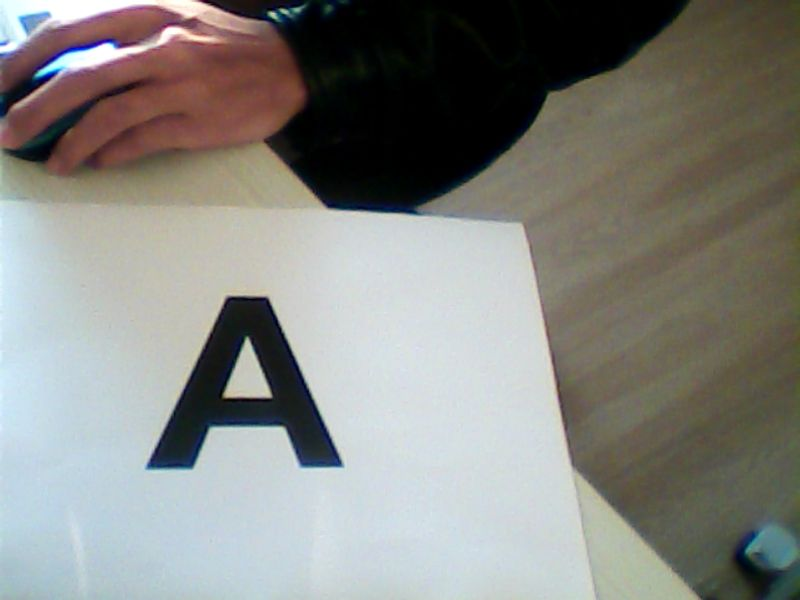
#> input picture a-scene.jpg, 800 x 600 px
$ python main.py
#> lines starting #> are read from the running program, lines starting #| are printed output that depends on the picture; after the words box and inside, x2 and y2 are one past the last pixel; in counts of white or black regions, pixels touching at a corner belong together
#Text image interpreter
#By Tim Chinenov
import Letter
#import statistics
import cv2
import numpy as np
from matplotlib import pyplot as plt


#function finds the corners given the top,bottom,left,and right
#maximum pixels
def findCorners(bound):
    c1 = [bound[3][0],bound[0][1]]
    c2 = [bound[1][0],bound[0][1]]
    c3 = [bound[1][0],bound[2][1]]
    c4 = [bound[3][0],bound[2][1]]
    return [c1,c2,c3,c4]

#function finds the minimization of the weighted within-class variance
#this algorithm is adapted from:
#https://opencv-python-tutroals.readthedocs.io/en/latest/py_tutorials/py_imgproc/py_thresholding/py_thresholding.html
# [37 lines left out: function findThresh, not called in this run]

def dist(P1,P2):
    return np.sqrt((P1[0]-P2[0])**2+(P1[1]-P2[1])**2)

#function takes two rectangles of corners and combines them into a single
#rectangle
# [40 lines left out: functions mergeBoxes, findCenterCoor, findSlope, isInside, not called in this run]

def findArea(c1):
    return abs(c1[0][0]-c1[1][0])*abs(c1[0][1]-c1[3][1])


if __name__ == "__main__":
    bndingBx = []#holds bounding box of each countour
    corners = []

    img = cv2.imread('a-scene.jpg',0) #read image
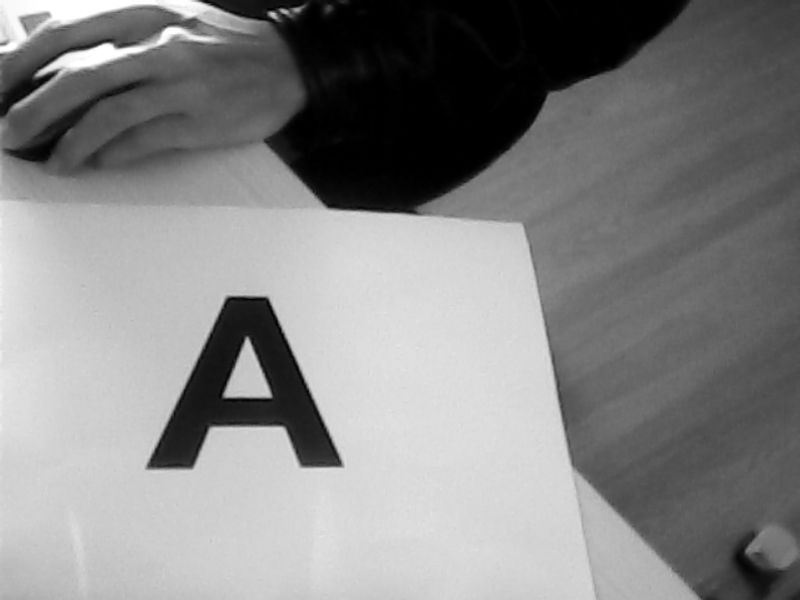
#> img: shape (600, 800); min 0, max 255, mean 133.8

    #perform gaussian blur (5*5)
    blur = cv2.GaussianBlur(img,(5,5),0)
    #apply adaptive threshold to image
    th3 = cv2.adaptiveThreshold(img,255,cv2.ADAPTIVE_THRESH_GAUSSIAN_C,cv2.THRESH_BINARY,11,2)
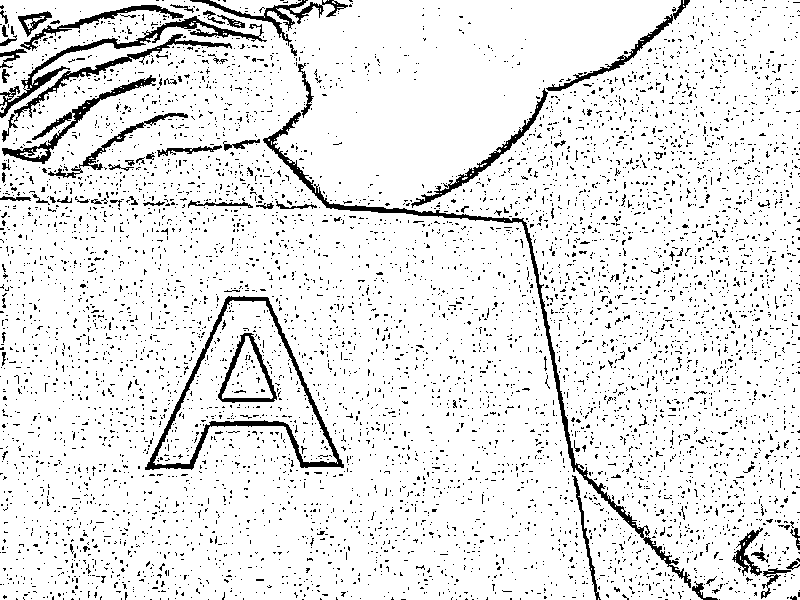
#> th3: shape (600, 800); 90.9% white; black in thin lines or dots
    th3 = cv2.bitwise_not(th3)
#> th3: shape (600, 800); 9.1% white in thin lines or dots
    #Otsu method if preferred
    # ret3,th3 = cv2.threshold(blur,0,255,cv2.THRESH_BINARY_INV+cv2.THRESH_OTSU)
    #reassign contours to the filled in image
    contours, heirar = cv2.findContours(th3, cv2.RETR_CCOMP, cv2.CHAIN_APPROX_SIMPLE)
#> contours = 6476 contours, 6423 with area under 20; largest, box (x1, y1, x2, y2) and area: (145, 296, 344, 470) 16166, (152, 299, 338, 466) 13902, (263, 112, 691, 588) 2657, (218, 333, 277, 403) 2388, (221, 335, 274, 400) 1758
    #find the rectangle around each contour
    for num in range(0,len(contours)):
        #make sure contour is for letter and not cavity
        if(heirar[0][num][3] == -1):
            left = tuple(contours[num][contours[num][:,:,0].argmin()][0])
            right = tuple(contours[num][contours[num][:,:,0].argmax()][0])
            top = tuple(contours[num][contours[num][:,:,1].argmin()][0])
            bottom = tuple(contours[num][contours[num][:,:,1].argmax()][0])
            bndingBx.append([top,right,bottom,left])
#> this loop made 6476 passes
#> (left, right, top, bottom) on passes 37, 53, 55, 68, 85, 93: ((790, 597), (796, 599), (791, 596), (792, 599)), ((3, 596), (6, 597), (4, 595), (4, 598)), ((622, 595), (628, 599), (623, 594), (627, 599)), ((754, 593), (756, 595), (755, 592), (754, 595)), ((294, 593), (297, 595), (295, 592), (296, 597)), ((94, 595), (96, 595), (95, 592), (95, 597))
#> (right, top, bottom) on passes 12, 14, 16, 23, 26, 27: ((511, 599), (510, 598), (510, 599)), ((467, 599), (466, 598), (465, 599)), ((321, 599), (320, 598), (320, 599)), ((73, 599), (72, 598), (71, 599)), ((17, 599), (16, 598), (16, 599)), ((788, 597), (787, 597), (787, 598))
#> after the loop, bndingBx = 6306 items

    #find the edges of each bounding box
    for bx in bndingBx:
        corners.append(findCorners(bx))
#> this loop made 6306 passes
#> bx on passes 3, 4, 6: [(665, 599), (667, 599), (665, 599), (665, 599)], [(472, 599), (473, 599), (472, 599), (472, 599)], [(401, 599), (405, 599), (401, 599), (401, 599)]
#> after the loop, corners = 6306 items

    #draw the countours on thresholded image
    #x,y,w,h = cv2.boundingRect(th3)
    imgplot = plt.imshow(img,'gray')
    #draw the box
    # for bx in corners:
    #     plt.plot([bx[0][0],bx[1][0]],[bx[0][1],bx[1][1]],'g-',linewidth=2)
    #     plt.plot([bx[1][0],bx[2][0]],[bx[1][1],bx[2][1]],'g-',linewidth=2)
    #     plt.plot([bx[2][0],bx[3][0]],[bx[2][1],bx[3][1]],'g-',linewidth=2)
    #     plt.plot([bx[3][0],bx[0][0]],[bx[3][1],bx[0][1]],'g-',linewidth=2)

    ###############################################
    ####HERE WE WILL COMBINE DOTS WITH THEIR RESPECTIVE I'S A j'S
    #-IDEAS, USE IMAGE PROCESSING TO FIND LETTERS THAT HAVE
    #TOO SMALL OF AN AREA (LESS THAN AVG-STD) AND HAVE A CIRCULITY OF SOME RATING
    ##THOUGHT TWO,
    plt.clf()
    err = 2 #error value for minor/major axis ratio
    #list will hold the areas of each bounding boxes
    Area = []
    #go through each corner and append its area to the list
    for corner in corners:
        Area.append(findArea(corner))
#> this loop made 6306 passes
#> corner on passes 1 to 3: [[719, 599], [719, 599], [719, 599], [719, 599]], [[690, 599], [690, 599], [690, 599], [690, 599]], [[665, 599], [667, 599], [667, 599], [665, 599]]
#> after the loop, Area = 6306 values, max 202825 at index 5557, min 0 at index 0, mean 60.24
    Area = np.asarray(Area) #organize list into array format
    avgArea = np.mean(Area) #find average area
#> avgArea = 60.24
    stdArea = np.std(Area) #find standard deviation of area
#> stdArea = 2647.3
    outlier = (Area < avgArea - stdArea) #find the out liers, these are probably the dots
    for num in range(0,len(outlier)): #go through each outlier
        dot = False
        if(outlier[num]): #if the outlier is a dot, perform operations
            #create new image of black pixels
            black = np.zeros((len(img),len(img[0])),np.uint8)
            #add white pixels in the region that contains the outlier
            cv2.rectangle(black,(corners[num][0][0],corners[num][0][1]),(corners[num][2][0],corners[num][2][1]),(255,255),-1)
            #perform bitwise operation on original image to isolate outlier
            fin =  cv2.bitwise_and(th3,black)
            #find the contours of this outlier
            tempCnt,tempH = cv2.findContours(fin,cv2.RETR_CCOMP, cv2.CHAIN_APPROX_SIMPLE)
            #loop, due to structure of countours
            for cnt in tempCnt:
                #create bounding rectangle of contour
                rect = cv2.minAreaRect(cnt)
                #calculate major and minor axis
                axis1 = rect[1][0]/2.0
                axis2 = rect[1][1]/2.0
                if(axis1 != 0 and axis2 != 0): # do not perform if image has 0 dimension
                    ratio = axis1/axis2 #calculate ratio of axis
                    #if ratio is close to 1 (circular), then most likely a dot
                    if ratio > 1.0 - err and ratio < err + 1.0:
                        dot = True
            #if contour is a dot, we want to connect it to the closest
            #bounding box that is beneath it
            if dot:
                bestCorner = corners[num]
                closest = np.inf
                for crn in corners: # go through each set of corners
                    #find width and height of bounding box
                    width = abs(crn[0][0]-crn[1][0])
                    height = abs(crn[0][1]-crn[3][1])
                    #check to make sure character is below in position (greater y value)
                    if(corners[num][0][1] > crn[0][1]):
                        continue #if it's above the dot we don't care
                    elif dist(corners[num][0],crn[0]) < closest and crn != corners[num]:# and (findSlope(findCenterCoor(corners[num]),crn[0])) > 0:
                        # if(findArea(mergeBoxes(corners[num],crn))> avgArea+stdArea):
                        #     continue
                        #check the distance if it is below the dot
                        cent = findCenterCoor(crn)
                        bestCorner = crn
                        closest = dist(corners[num][0],crn[0])
                #modify the coordinates of the pic to include the dot
                #print(bestCorner)
                newCorners = mergeBoxes(corners[num],bestCorner)
                corners.append(newCorners)
                #print(newCorners)
                corners[num][0][0] = 0
                corners[num][0][1] = 0
                corners[num][1][0] = 0
                corners[num][1][1] = 0
                corners[num][2][0] = 0
                corners[num][2][1] = 0
                corners[num][3][0] = 0
                corners[num][3][1] = 0
                bestCorner[0][0] = 0
                bestCorner[0][1] = 0
                bestCorner[1][0] = 0
                bestCorner[1][1] = 0
                bestCorner[2][0] = 0
                bestCorner[2][1] = 0
                bestCorner[3][0] = 0
                bestCorner[3][1] = 0

    ###############################################
    # Take letters and turn them into objects
    AllLetters = []
    counter = 0
    for bx in corners:
        width = abs(bx[1][0] - bx[0][0])
        height = abs(bx[3][1] - bx[0][1])
        if width*height == 0:
            continue
        plt.plot([bx[0][0],bx[1][0]],[bx[0][1],bx[1][1]],'g-',linewidth=2)
        plt.plot([bx[1][0],bx[2][0]],[bx[1][1],bx[2][1]],'g-',linewidth=2)
        plt.plot([bx[2][0],bx[3][0]],[bx[2][1],bx[3][1]],'g-',linewidth=2)
        plt.plot([bx[3][0],bx[0][0]],[bx[3][1],bx[0][1]],'g-',linewidth=2)
#> (the run stopped early here; a loop or call above may not have finished)
